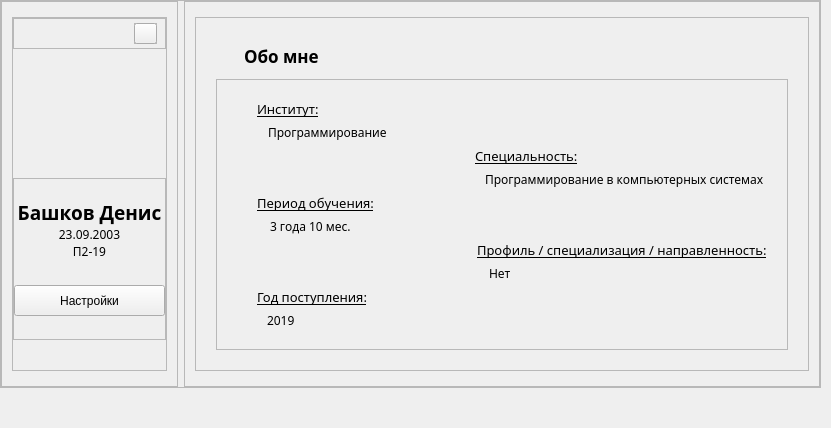
      <widget class="QWidget" name="profile_page">
       <layout class="QVBoxLayout" name="verticalLayout_6">
        <property name="leftMargin">
         <number>0</number>
        </property>
        <property name="topMargin">
         <number>0</number>
        </property>
        <property name="rightMargin">
         <number>10</number>
        </property>
        <property name="bottomMargin">
         <number>0</number>
        </property>
        <item>
         <widget class="QFrame" name="frame_4">
          <property name="frameShape">
           <enum>QFrame::StyledPanel</enum>
          </property>
          <property name="frameShadow">
           <enum>QFrame::Raised</enum>
          </property>
          <layout class="QHBoxLayout" name="horizontalLayout_18">
           <property name="leftMargin">
            <number>0</number>
           </property>
           <property name="topMargin">
            <number>0</number>
           </property>
           <property name="rightMargin">
            <number>0</number>
           </property>
           <property name="bottomMargin">
            <number>0</number>
           </property>
           <item>
            <widget class="QFrame" name="frame">
             <property name="frameShape">
              <enum>QFrame::StyledPanel</enum>
             </property>
             <property name="frameShadow">
              <enum>QFrame::Raised</enum>
             </property>
             <layout class="QHBoxLayout" name="horizontalLayout_21">
              <property name="leftMargin">
               <number>10</number>
              </property>
              <property name="topMargin">
               <number>15</number>
              </property>
              <property name="rightMargin">
               <number>10</number>
              </property>
              <property name="bottomMargin">
               <number>15</number>
              </property>
              <item>
               <widget class="QFrame" name="main_information">
                <property name="frameShape">
                 <enum>QFrame::StyledPanel</enum>
                </property>
                <property name="frameShadow">
                 <enum>QFrame::Raised</enum>
                </property>
                <layout class="QVBoxLayout" name="verticalLayout_3">
                 <property name="spacing">
                  <number>0</number>
                 </property>
                 <property name="leftMargin">
                  <number>0</number>
                 </property>
                 <property name="topMargin">
                  <number>0</number>
                 </property>
                 <property name="rightMargin">
                  <number>0</number>
                 </property>
                 <property name="bottomMargin">
                  <number>30</number>
                 </property>
                 <item>
                  <widget class="QFrame" name="frame_3">
                   <property name="minimumSize">
                    <size>
                     <width>0</width>
                     <height>31</height>
                    </size>
                   </property>
                   <property name="maximumSize">
                    <size>
                     <width>16777215</width>
                     <height>31</height>
                    </size>
                   </property>
                   <property name="frameShape">
                    <enum>QFrame::StyledPanel</enum>
                   </property>
                   <property name="frameShadow">
                    <enum>QFrame::Raised</enum>
                   </property>
                   <layout class="QHBoxLayout" name="horizontalLayout_17">
                    <property name="leftMargin">
                     <number>0</number>
                    </property>
                    <property name="topMargin">
                     <number>0</number>
                    </property>
                    <property name="rightMargin">
                     <number>8</number>
                    </property>
                    <property name="bottomMargin">
                     <number>0</number>
                    </property>
                    <item>
                     <spacer name="horizontalSpacer">
                      <property name="orientation">
                       <enum>Qt::Horizontal</enum>
                      </property>
                      <property name="sizeHint" stdset="0">
                       <size>
                        <width>40</width>
                        <height>20</height>
                       </size>
                      </property>
                     </spacer>
                    </item>
                    <item>
                     <widget class="QFrame" name="frame_2">
                      <property name="minimumSize">
                       <size>
                        <width>23</width>
                        <height>21</height>
                       </size>
                      </property>
                      <property name="maximumSize">
                       <size>
                        <width>23</width>
                        <height>21</height>
                       </size>
                      </property>
                      <property name="frameShape">
                       <enum>QFrame::StyledPanel</enum>
                      </property>
                      <property name="frameShadow">
                       <enum>QFrame::Raised</enum>
                      </property>
                      <widget class="QLabel" name="image_icon">
                       <property name="geometry">
                        <rect>
                         <x>0</x>
                         <y>0</y>
                         <width>23</width>
                         <height>21</height>
                        </rect>
                       </property>
                       <property name="minimumSize">
                        <size>
                         <width>23</width>
                         <height>21</height>
                        </size>
                       </property>
                       <property name="maximumSize">
                        <size>
                         <width>23</width>
                         <height>21</height>
                        </size>
                       </property>
                       <property name="text">
                        <string/>
                       </property>
                       <property name="pixmap">
                        <pixmap>../icons/change_image.svg</pixmap>
                       </property>
                       <property name="scaledContents">
                        <bool>true</bool>
                       </property>
                       <property name="alignment">
                        <set>Qt::AlignCenter</set>
                       </property>
                      </widget>
                      <widget class="QPushButton" name="image_change">
                       <property name="geometry">
                        <rect>
                         <x>0</x>
                         <y>0</y>
                         <width>23</width>
                         <height>21</height>
                        </rect>
                       </property>
                       <property name="minimumSize">
                        <size>
                         <width>23</width>
                         <height>21</height>
                        </size>
                       </property>
                       <property name="maximumSize">
                        <size>
                         <width>23</width>
                         <height>21</height>
                        </size>
                       </property>
                       <property name="cursor">
                        <cursorShape>PointingHandCursor</cursorShape>
                       </property>
                       <property name="text">
                        <string/>
                       </property>
                      </widget>
                     </widget>
                    </item>
                   </layout>
                  </widget>
                 </item>
                 <item>
                  <layout class="QHBoxLayout" name="horizontalLayout_16">
                   <item>
                    <widget class="QLabel" name="image">
                     <property name="styleSheet">
                      <string notr="true"/>
                     </property>
                     <property name="text">
                      <string/>
                     </property>
                     <property name="scaledContents">
                      <bool>true</bool>
                     </property>
                    </widget>
                   </item>
                  </layout>
                 </item>
                 <item>
                  <widget class="QFrame" name="frame_6">
                   <property name="frameShape">
                    <enum>QFrame::StyledPanel</enum>
                   </property>
                   <property name="frameShadow">
                    <enum>QFrame::Raised</enum>
                   </property>
                   <layout class="QVBoxLayout" name="verticalLayout">
                    <property name="spacing">
                     <number>0</number>
                    </property>
                    <property name="leftMargin">
                     <number>0</number>
                    </property>
                    <property name="topMargin">
                     <number>20</number>
                    </property>
                    <property name="rightMargin">
                     <number>0</number>
                    </property>
                    <property name="bottomMargin">
                     <number>23</number>
                    </property>
                    <item>
                     <layout class="QHBoxLayout" name="horizontalLayout_15">
                      <item>
                       <widget class="QLabel" name="name">
                        <property name="font">
                         <font>
                          <family>Montserrat SemiBold</family>
                          <pointsize>14</pointsize>
                          <weight>75</weight>
                          <bold>true</bold>
                         </font>
                        </property>
                        <property name="text">
                         <string>Башков Денис</string>
                        </property>
                        <property name="alignment">
                         <set>Qt::AlignCenter</set>
                        </property>
                       </widget>
                      </item>
                     </layout>
                    </item>
                    <item>
                     <layout class="QHBoxLayout" name="horizontalLayout_14">
                      <item>
                       <widget class="QLabel" name="date">
                        <property name="font">
                         <font>
                          <family>Montserrat Medium</family>
                          <pointsize>9</pointsize>
                         </font>
                        </property>
                        <property name="text">
                         <string>23.09.2003</string>
                        </property>
                        <property name="alignment">
                         <set>Qt::AlignCenter</set>
                        </property>
                       </widget>
                      </item>
                     </layout>
                    </item>
                    <item>
                     <layout class="QHBoxLayout" name="horizontalLayout_13">
                      <item>
                       <widget class="QLabel" name="group">
                        <property name="font">
                         <font>
                          <family>Montserrat Medium</family>
                          <pointsize>9</pointsize>
                         </font>
                        </property>
                        <property name="text">
                         <string>П2-19</string>
                        </property>
                        <property name="alignment">
                         <set>Qt::AlignCenter</set>
                        </property>
                       </widget>
                      </item>
                     </layout>
                    </item>
                    <item>
                     <layout class="QHBoxLayout" name="horizontalLayout_12">
                      <property name="topMargin">
                       <number>25</number>
                      </property>
                      <item>
                       <widget class="QPushButton" name="settings">
                        <property name="minimumSize">
                         <size>
                          <width>151</width>
                          <height>31</height>
                         </size>
                        </property>
                        <property name="maximumSize">
                         <size>
                          <width>151</width>
                          <height>31</height>
                         </size>
                        </property>
                        <property name="cursor">
                         <cursorShape>PointingHandCursor</cursorShape>
                        </property>
                        <property name="text">
                         <string>Настройки</string>
                        </property>
                       </widget>
                      </item>
                     </layout>
                    </item>
                   </layout>
                  </widget>
                 </item>
                </layout>
               </widget>
              </item>
             </layout>
            </widget>
           </item>
           <item>
            <widget class="QFrame" name="frame_5">
             <property name="frameShape">
              <enum>QFrame::StyledPanel</enum>
             </property>
             <property name="frameShadow">
              <enum>QFrame::Raised</enum>
             </property>
             <layout class="QHBoxLayout" name="horizontalLayout_20">
              <property name="leftMargin">
               <number>10</number>
              </property>
              <property name="topMargin">
               <number>15</number>
              </property>
              <property name="rightMargin">
               <number>10</number>
              </property>
              <property name="bottomMargin">
               <number>15</number>
              </property>
              <item>
               <widget class="QFrame" name="about_me_main">
                <property name="frameShape">
                 <enum>QFrame::StyledPanel</enum>
                </property>
                <property name="frameShadow">
                 <enum>QFrame::Raised</enum>
                </property>
                <layout class="QVBoxLayout" name="verticalLayout_4">
                 <property name="leftMargin">
                  <number>20</number>
                 </property>
                 <property name="topMargin">
                  <number>20</number>
                 </property>
                 <property name="rightMargin">
                  <number>20</number>
                 </property>
                 <property name="bottomMargin">
                  <number>20</number>
                 </property>
                 <item>
                  <layout class="QHBoxLayout" name="horizontalLayout">
                   <property name="leftMargin">
                    <number>28</number>
                   </property>
                   <item>
                    <widget class="QLabel" name="title">
                     <property name="minimumSize">
                      <size>
                       <width>0</width>
                       <height>35</height>
                      </size>
                     </property>
                     <property name="maximumSize">
                      <size>
                       <width>16777215</width>
                       <height>35</height>
                      </size>
                     </property>
                     <property name="font">
                      <font>
                       <family>Montserrat SemiBold</family>
                       <pointsize>13</pointsize>
                       <weight>75</weight>
                       <bold>true</bold>
                      </font>
                     </property>
                     <property name="text">
                      <string>Обо мне</string>
                     </property>
                    </widget>
                   </item>
                  </layout>
                 </item>
                 <item>
                  <widget class="QFrame" name="about_me_secondary">
                   <property name="frameShape">
                    <enum>QFrame::StyledPanel</enum>
                   </property>
                   <property name="frameShadow">
                    <enum>QFrame::Raised</enum>
                   </property>
                   <layout class="QVBoxLayout" name="verticalLayout_2">
                    <property name="leftMargin">
                     <number>20</number>
                    </property>
                    <property name="topMargin">
                     <number>20</number>
                    </property>
                    <property name="rightMargin">
                     <number>20</number>
                    </property>
                    <property name="bottomMargin">
                     <number>20</number>
                    </property>
                    <item>
                     <layout class="QHBoxLayout" name="horizontalLayout_2">
                      <property name="leftMargin">
                       <number>20</number>
                      </property>
                      <item>
                       <widget class="QLabel" name="institute_title">
                        <property name="font">
                         <font>
                          <family>Montserrat Medium</family>
                          <pointsize>10</pointsize>
                          <underline>true</underline>
                         </font>
                        </property>
                        <property name="styleSheet">
                         <string notr="true"/>
                        </property>
                        <property name="text">
                         <string>Институт:</string>
                        </property>
                       </widget>
                      </item>
                     </layout>
                    </item>
                    <item>
                     <layout class="QHBoxLayout" name="horizontalLayout_3">
                      <property name="leftMargin">
                       <number>31</number>
                      </property>
                      <item>
                       <widget class="QLabel" name="institute_about">
                        <property name="font">
                         <font>
                          <family>Montserrat Medium</family>
                          <underline>false</underline>
                         </font>
                        </property>
                        <property name="styleSheet">
                         <string notr="true"/>
                        </property>
                        <property name="text">
                         <string>Программирование</string>
                        </property>
                       </widget>
                      </item>
                     </layout>
                    </item>
                    <item>
                     <layout class="QHBoxLayout" name="horizontalLayout_4">
                      <property name="leftMargin">
                       <number>238</number>
                      </property>
                      <item>
                       <widget class="QLabel" name="specialization_title">
                        <property name="font">
                         <font>
                          <family>Montserrat Medium</family>
                          <pointsize>10</pointsize>
                          <underline>true</underline>
                         </font>
                        </property>
                        <property name="styleSheet">
                         <string notr="true"/>
                        </property>
                        <property name="text">
                         <string>Специальность:</string>
                        </property>
                       </widget>
                      </item>
                     </layout>
                    </item>
                    <item>
                     <layout class="QHBoxLayout" name="horizontalLayout_5">
                      <property name="leftMargin">
                       <number>248</number>
                      </property>
                      <item>
                       <widget class="QLabel" name="specialization_about">
                        <property name="font">
                         <font>
                          <family>Montserrat Medium</family>
                         </font>
                        </property>
                        <property name="styleSheet">
                         <string notr="true"/>
                        </property>
                        <property name="text">
                         <string>Программирование в компьютерных системах</string>
                        </property>
                       </widget>
                      </item>
                     </layout>
                    </item>
                    <item>
                     <layout class="QHBoxLayout" name="horizontalLayout_6">
                      <property name="leftMargin">
                       <number>20</number>
                      </property>
                      <item>
                       <widget class="QLabel" name="training_title">
                        <property name="font">
                         <font>
                          <family>Montserrat Medium</family>
                          <pointsize>10</pointsize>
                          <underline>true</underline>
                         </font>
                        </property>
                        <property name="styleSheet">
                         <string notr="true"/>
                        </property>
                        <property name="text">
                         <string>Период обучения:</string>
                        </property>
                       </widget>
                      </item>
                     </layout>
                    </item>
                    <item>
                     <layout class="QHBoxLayout" name="horizontalLayout_7">
                      <property name="leftMargin">
                       <number>33</number>
                      </property>
                      <item>
                       <widget class="QLabel" name="training_about">
                        <property name="font">
                         <font>
                          <family>Montserrat Medium</family>
                         </font>
                        </property>
                        <property name="styleSheet">
                         <string notr="true"/>
                        </property>
                        <property name="text">
                         <string>3 года 10 мес.</string>
                        </property>
                       </widget>
                      </item>
                     </layout>
                    </item>
                    <item>
                     <layout class="QHBoxLayout" name="horizontalLayout_8">
                      <property name="leftMargin">
                       <number>240</number>
                      </property>
                      <item>
                       <widget class="QLabel" name="profile_title">
                        <property name="font">
                         <font>
                          <family>Montserrat Medium</family>
                          <pointsize>10</pointsize>
                          <underline>true</underline>
                         </font>
                        </property>
                        <property name="styleSheet">
                         <string notr="true"/>
                        </property>
                        <property name="text">
                         <string>Профиль / специализация / направленность:</string>
                        </property>
                       </widget>
                      </item>
                     </layout>
                    </item>
                    <item>
                     <layout class="QHBoxLayout" name="horizontalLayout_9">
                      <property name="leftMargin">
                       <number>252</number>
                      </property>
                      <item>
                       <widget class="QLabel" name="profile_about">
                        <property name="font">
                         <font>
                          <family>Montserrat Medium</family>
                         </font>
                        </property>
                        <property name="styleSheet">
                         <string notr="true"/>
                        </property>
                        <property name="text">
                         <string>Нет</string>
                        </property>
                       </widget>
                      </item>
                     </layout>
                    </item>
                    <item>
                     <layout class="QHBoxLayout" name="horizontalLayout_10">
                      <property name="leftMargin">
                       <number>20</number>
                      </property>
                      <item>
                       <widget class="QLabel" name="year_title">
                        <property name="font">
                         <font>
                          <family>Montserrat Medium</family>
                          <pointsize>10</pointsize>
                          <underline>true</underline>
                         </font>
                        </property>
                        <property name="styleSheet">
                         <string notr="true"/>
                        </property>
                        <property name="text">
                         <string>Год поступления:</string>
                        </property>
                       </widget>
                      </item>
                     </layout>
                    </item>
                    <item>
                     <layout class="QHBoxLayout" name="horizontalLayout_11">
                      <property name="leftMargin">
                       <number>30</number>
                      </property>
                      <item>
                       <widget class="QLabel" name="year_about">
                        <property name="font">
                         <font>
                          <family>Montserrat Medium</family>
                         </font>
                        </property>
                        <property name="styleSheet">
                         <string notr="true"/>
                        </property>
                        <property name="text">
                         <string>2019</string>
                        </property>
                       </widget>
                      </item>
                     </layout>
                    </item>
                   </layout>
                  </widget>
                 </item>
                </layout>
               </widget>
              </item>
             </layout>
            </widget>
           </item>
          </layout>
         </widget>
        </item>
        <item>
         <spacer name="verticalSpacer">
          <property name="orientation">
           <enum>Qt::Vertical</enum>
          </property>
          <property name="sizeHint" stdset="0">
           <size>
            <width>20</width>
            <height>40</height>
           </size>
          </property>
         </spacer>
        </item>
       </layout>
      </widget>
